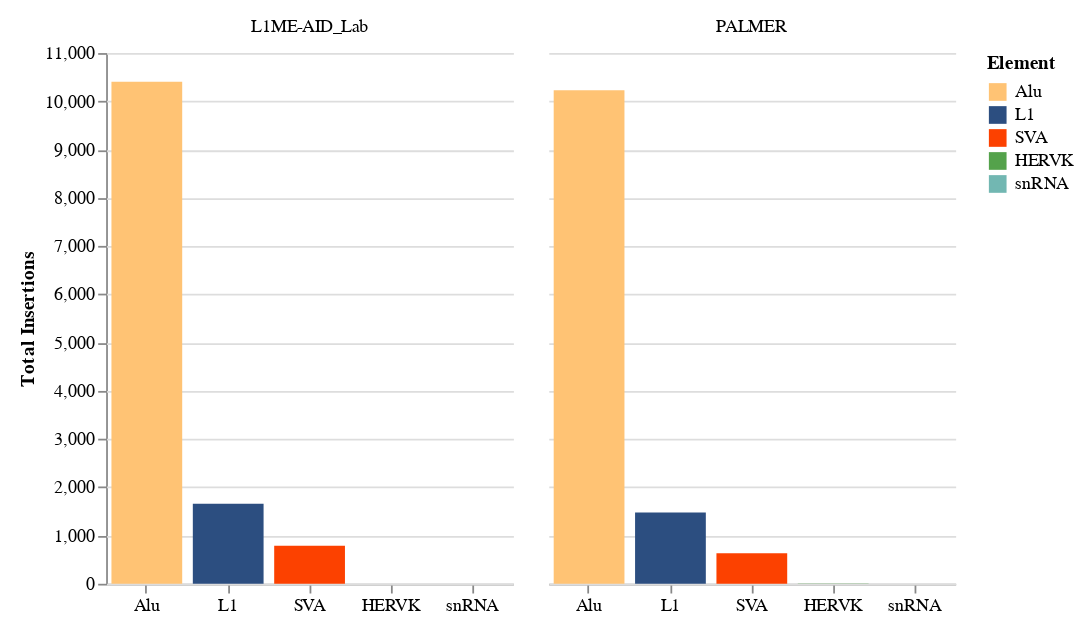

Notebook code cell kept with this figure:
### Code cell
import altair as alt
sorter=['L1ME-AID_Lab','PALMER']
sorter2 = ['Alu','L1','SVA','HERVK','snRNA']
alt.Chart(tempDF).mark_bar(size=40).encode(

    # tell Altair which field to group columns on
    x=alt.X('Element:N', title=None, sort=sorter2),

    # tell Altair which field to use as Y values and how to calculate
    y=alt.Y('sum(Count):Q',
        axis=alt.Axis(
            grid=True,
            title='Total Insertions')),

    # tell Altair which field to use to use as the set of columns to be  represented in each group
    column=alt.Column('Reference:N', title=None, sort=sorter),

    # tell Altair which field to use for color segmentation 
    color=alt.Color('Element:N',
                sort=sorter2,
                scale=alt.Scale(
                # make it look pretty with an enjoyable color pallet
                range=['#FFC374', '#2C4E80', '#FC4100','#54A24B','#72B7B2'],
            ),
            ),
        )\
    .configure_view(
        # remove grid lines around column clusters
        strokeOpacity=0    
    ).properties(
    width=230,
    padding={"left": 10, "top": 10, "right": 10, "bottom": 10}
).configure_axisX(
    labelAngle=0  # Rotate the x-axis ticks by 45 degrees
)

### Figure 1 — Vega-Lite specification as saved in the notebook (floating-point values rounded to 4 significant figures)
{"config": {"view": {"continuousWidth": 300, "continuousHeight": 300, "strokeOpacity": 0}, "axisX": {"labelAngle": 0}}, "data": {"name": "data-8db0636b146b3ad398aab09ee2bddeae"}, "mark": {"type": "bar", "size": 40}, "encoding": {"color": {"field": "Element", "scale": {"range": ["#FFC374", "#2C4E80", "#FC4100", "#54A24B", "#72B7B2"]}, "sort": ["Alu", "L1", "SVA", "HERVK", "snRNA"], "type": "nominal"}, "column": {"field": "Reference", "sort": ["L1ME-AID_Lab", "PALMER"], "title": null, "type": "nominal"}, "x": {"field": "Element", "sort": ["Alu", "L1", "SVA", "HERVK", "snRNA"], "title": null, "type": "nominal"}, "y": {"aggregate": "sum", "axis": {"grid": true, "title": "Total Insertions"}, "field": "Count", "type": "quantitative"}}, "padding": {"left": 10, "top": 10, "right": 10, "bottom": 10}, "width": 230, "$schema": "https://vega.github.io/schema/vega-lite/v5.17.0.json", "datasets": {"data-8db0636b146b3ad398aab09ee2bddeae": [{"Reference": "L1ME-AID_Lab", "Element": "SVA", "Count": 787}, {"Reference": "L1ME-AID_Lab", "Element": "L1", "Count": 1659}, {"Reference": "L1ME-AID_Lab", "Element": "snRNA", "Count": 1}, {"Reference": "L1ME-AID_Lab", "Element": "Alu", "Count": 10406}, {"Reference": "PALMER", "Element": "SVA", "Count": 631}, {"Reference": "PALMER", "Element": "L1", "Count": 1475}, {"Reference": "PALMER", "Element": "HERVK", "Count": 5}, {"Reference": "PALMER", "Element": "Alu", "Count": 10231}]}}
